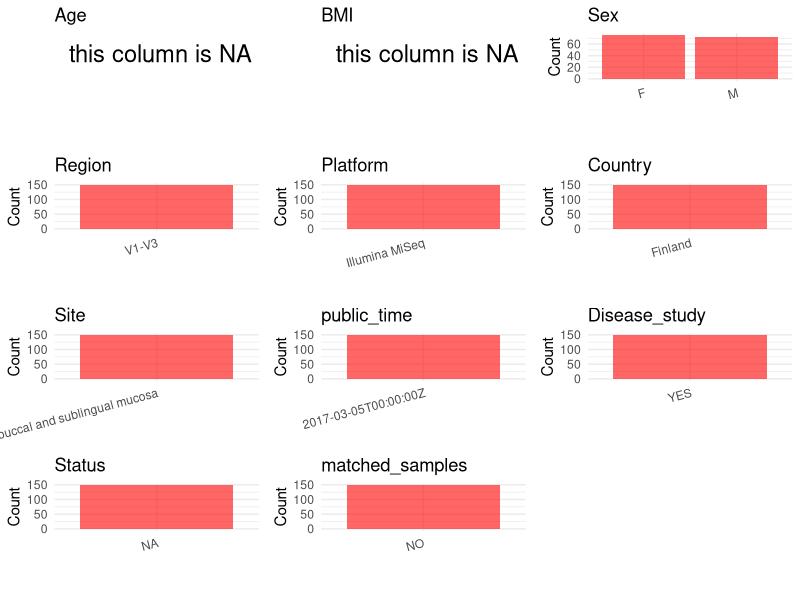

The R script that drew this image: (Note: this script raises an error after producing the figure.)
## ---- chunk 1
# Load necessary libraries
library(dplyr)
library(ggplot2)
library(cowplot)

# Set working directory (update this path to your local directory)
setwd("E:/bioproject_YSD/PRJEB14536")

# Read the initial metadata files
initial_meta <- read.csv("SraRunTable.csv", header = T) 

# Remove entries non-oral samples
initial_meta <- initial_meta %>%
  filter(!grepl("nasal", environment_.material.))

# Display the first few rows of the metadata
head(initial_meta)
## ---- chunk 2
# Create a uniform metadata dataframe
metadata <- data.frame(
  BioProject = initial_meta$BioProject,
  Run = initial_meta$Run,
  sample_name = initial_meta$Submitter_Id,
  Age = NA,
  BMI = NA,
  Sex = initial_meta$host_sex,
  Region = "V1-V3",
  Platform = initial_meta$Instrument,
  Country = initial_meta$geo_loc_name_country,
  Site = "buccal and sublingual mucosa",
  public_time = initial_meta$ReleaseDate,
  stringsAsFactors = FALSE
)

# Use abbreviations to indicate gender
metadata <- metadata %>%
  mutate(Sex = recode(Sex, "female" = "F", "male" = "M"))
## ---- chunk 3
# Add information obtained from the publication
metadata$PCR_primers <- "F:5'-AGAGTTTGATCMTGGCTCAG-3';R:5'-GTATTACCGCGGCTGCTG-3'"
metadata$title <- "Oral and nasal microbiota in parkinsons disease"
metadata$Disease_study <- "YES"
# Assign disease status based on sample_name patterns
metadata$Status <- "NA"

# Check initial data distribution
cat("Initial sample distribution:\n")
table(metadata$sample_name)
table(metadata$Site)

# Calculate sampling frequency per subject
sample_counts <- table(metadata$sample_name)
cat("\nNumber of samples per subject:\n")
print(sample_counts)

# Create matched_samples column
metadata$matched_samples <- ifelse(metadata$sample_name %in% names(sample_counts[sample_counts >= 2]), "YES", "NO")

cat("\nMatched samples distribution:\n")
table(metadata$matched_samples)

# Identify samples for removal: single samples excluding buccal and sublingual mucosa
single_samples <- names(sample_counts[sample_counts == 1])
samples_to_remove <- metadata$sample_name %in% single_samples & 
                     !(metadata$Site %in% c("buccal and sublingual mucosa"))

cat("\nNumber of samples to be removed:", sum(samples_to_remove), "\n")

# Remove identified samples
metadata_clean <- metadata[!samples_to_remove, ]

cat("\nFinal sample distribution after cleaning:\n")
table(metadata_clean$sample_name)
table(metadata_clean$Site)
table(metadata_clean$matched_samples)

# Use cleaned dataset for subsequent analysis
metadata <- metadata_clean
## ---- chunk 4
# Check the number of unique runs and sample names
print(paste("Number of unique runs:", length(unique(metadata$Run))))
print(paste("Number of unique sample names:", length(unique(metadata$sample_name))))
## ---- chunk 5
# Select columns for visualization
plot_data <- metadata %>%
  select(-BioProject, -Run, -sample_name, -title)

# Function to create simple plots for each column
create_simple_plots <- function(data) {
  plots <- list()
  
  for (col in colnames(data)) {
    # Check if the column is all NA
    if (all(is.na(data[[col]]))) {
      # Create an empty plot with text indicating all NA
      p <- ggplot() +
        annotate("text", x = 0.5, y = 0.5, label = "this column is NA", size = 6) +
        labs(title = col) +
        theme_void()
    } else if (is.numeric(data[[col]])) {
      # Numeric variable: histogram
      p <- ggplot(data, aes(x = .data[[col]])) +
        geom_histogram(fill = "blue", alpha = 0.6, bins = 20, na.rm = TRUE) +
        labs(title = col) +
        theme_minimal()
    } else {
      # Categorical variable: bar plot (remove NA values)
      count_data <- as.data.frame(table(data[[col]], useNA = "ifany"))
      p <- ggplot(count_data, aes(x = reorder(Var1, -Freq), y = Freq)) +
        geom_col(fill = "red", alpha = 0.6) +
        labs(title = col, x = NULL, y = "Count") +
        theme_minimal() +
        theme(axis.text.x = element_text(angle = 15, hjust = 1))
    }
    plots[[col]] <- p
  }
  
  return(plots)
}

# Generate and arrange plots
plots <- create_simple_plots(plot_data)
p<-plot_grid(plots$Age, 
          plots$BMI, 
          plots$Sex, 
          plots$Region, 
          plots$Platform, 
          plots$Country, 
          plots$Site,
          plots$public_time, 
          plots$Disease_study,
          plots$Status,
          plots$matched_samples,# add 
          ncol = 3, align = "hv", axis = "lb")
ggsave("Metadata_Summary.png", plot = p, width = 8, height = 6, dpi = 150)
## ---- chunk 6
knitr::include_graphics("Metadata_Summary.png")
## ---- chunk 7
# Reorder columns to match the desired format
metadata <- metadata[, c(
  "BioProject", "Run", "sample_name", "Age", "BMI", "Sex", 
  "Region", "Platform", "Country", "Site", "public_time", 
  "PCR_primers", "title", "Disease_study", "Status", "matched_samples"
)]

# Export the uniform metadata to a CSV file
write.csv(metadata, file = "metadata.csv", quote = FALSE)
head(metadata)
